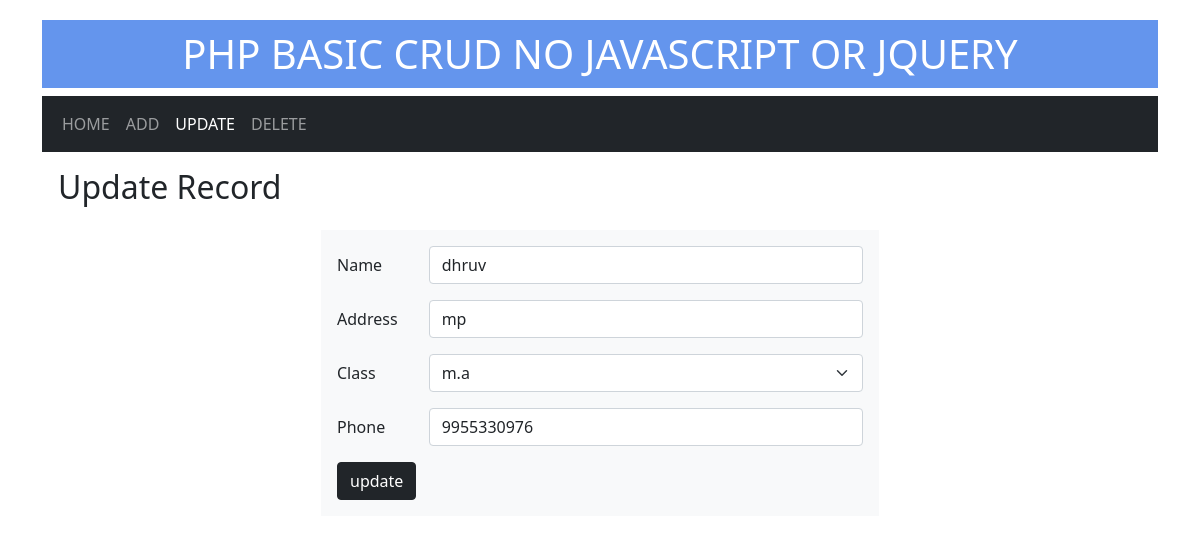
Page /update.php?sid=15 on the committed database.
### tables this page shows
CREATE TABLE `students` (
  `sid` int(5) NOT NULL,
  `sname` varchar(100) NOT NULL,
  `saddress` varchar(100) NOT NULL,
  `sclass` int(5) NOT NULL,
  `sphone` varchar(10) NOT NULL
);

### update.php (the view, shortened to what this page needs)
<?php
    include "part.php";
    $conn = mysqli_connect("localhost","root","","basic_crud");
    $sid = mysqli_real_escape_string($conn,$_GET['sid']);
    $data2 = mysqli_query($conn,"SELECT * FROM students WHERE sid = $sid");
    if(mysqli_num_rows($data2) == 1){
        $res = mysqli_fetch_assoc($data2);
        $sname = $res['sname'];
        $saddress = $res['saddress'];
        $sphone = $res['sphone'];
        $sclass = $res['sclass'];
    }else{
        header("Location: index.php");
    }
?>
        <h2 class="text-capitalize p-3">update record</h2>
        <form autocomplete="off" action="<?php echo $_SERVER['PHP_SELF']; ?>" class="w-50 m-auto bg-light p-3 text-capitalize" method="post">
            <div class="mb-3 row">
                <label class="col-sm-2 col-form-label">name</label>
                <div class="col-sm-10">
                    <input type="text" class="form-control" name="sname" value="<?php echo $sname; ?>" required>
                </div>
            </div>
            <div class="mb-3 row">
                <label class="col-sm-2 col-form-label">address</label>
                <div class="col-sm-10">
                    <input type="text" class="form-control" name="saddress" value="<?php echo $saddress; ?>" required>
                </div>
            </div>
            <div class="mb-3 row">
                <label class="col-sm-2 col-form-label">class</label>
                <div class="col-sm-10">
                    <select class="form-select" name="sclass" required>
                    <?php
                        $r1 = mysqli_query($conn,"SELECT * FROM student_class");
                        if(mysqli_num_rows($r1) > 0){
                            while($data = mysqli_fetch_assoc($r1)){
                                $selected = ($data['cid'] == $sclass)? "selected":"";
                                echo "<option $selected value='{$data['cid']}'>{$data['cname']}</option>";
                            }
                        }else{
                            echo "<option disabled>no records found</option>";
                        }
                    ?>
                    </select>
                </div>
            </div>
            <div class="mb-3 row">
                <label class="col-sm-2 col-form-label">phone</label>
                <div class="col-sm-10">
                    <input type="text" class="form-control" name="sphone" value="<?php echo $sphone; ?>" required>
                </div>
            </div>
            <input type="submit" class="btn btn-dark d-block" value="update" name="update">
        </form>
    </div>
</body>
</html>

### rows in the picture
students: sname "dhruv", saddress "mp", sphone "9955330976"

### other values in the picture
$val "HOME"
$val "ADD"
$val "UPDATE"
$val "DELETE"
form field sclass "m.a"
